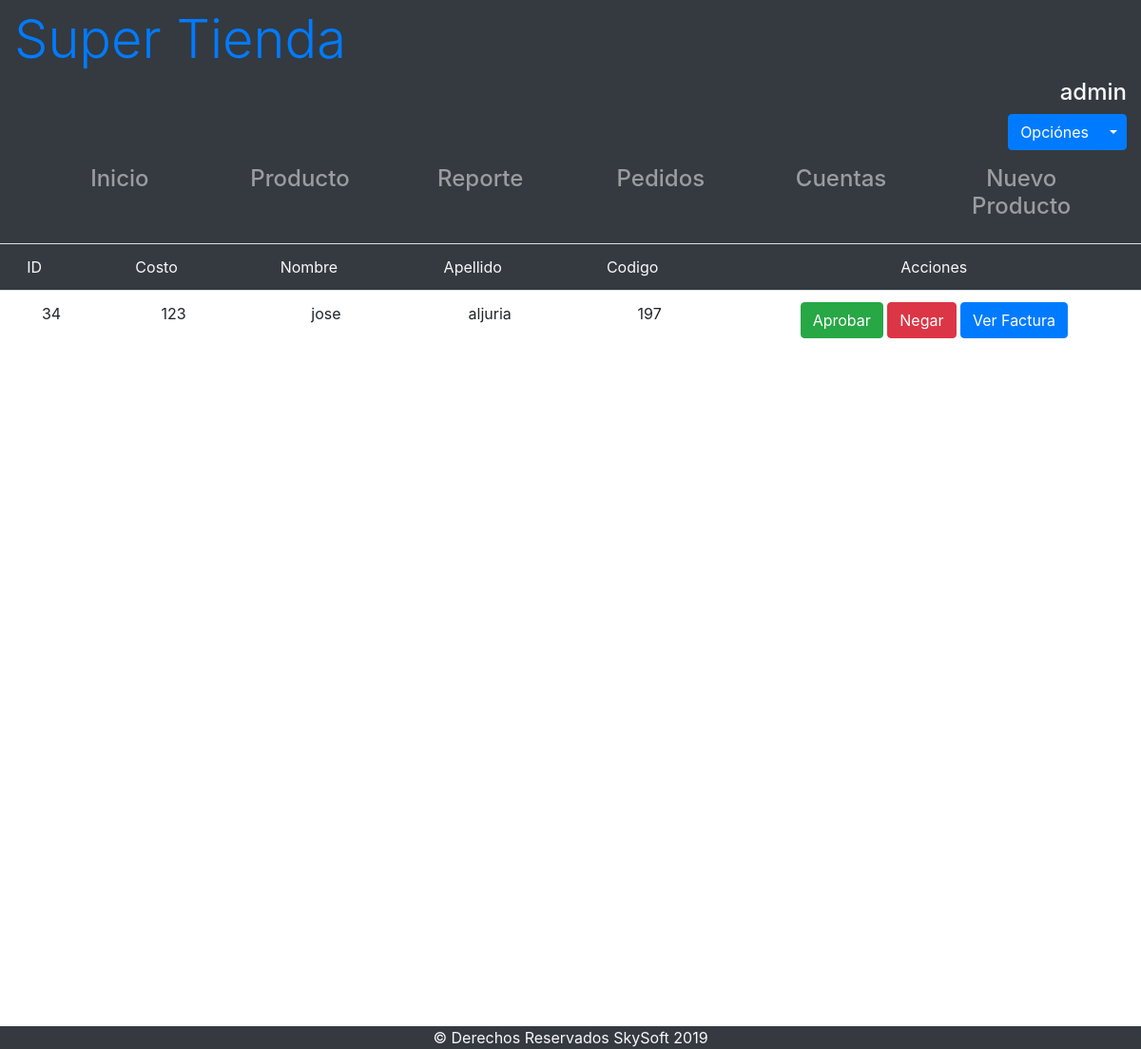
/pedidos.php (signed in), run on the app's committed database.
### tables this page shows
CREATE TABLE `pedido` (
  `idPedido` int(11) NOT NULL,
  `idProducto` text NOT NULL,
  `fechaRealizacion` timestamp NOT NULL DEFAULT CURRENT_TIMESTAMP ON UPDATE CURRENT_TIMESTAMP,
  `idCliente` int(11) NOT NULL,
  `estado` set('pendiente','aprobado','negado','') NOT NULL,
  `costo` double NOT NULL,
  `codigo` int(11) NOT NULL,
  `factura` varchar(255) NOT NULL
);

CREATE TABLE `cliente` (
  `idCliente` int(11) NOT NULL,
  `nombre` varchar(100) NOT NULL,
  `apellido` varchar(100) NOT NULL,
  `email` varchar(30) NOT NULL,
  `password` varchar(100) NOT NULL
);

### pedidos.php (the view, shortened to what this page needs)
<?php
if(!empty($_SESSION)){
?>
<!DOCTYPE html>
<html lang="en">
<head>
	<link rel="stylesheet" href="Bootstrap/css/bootstrap.min.css">
	<link rel="stylesheet" href="css/estilo.css">
</head>
<body id="bienvenida">
<?php include_once('include/encabezado.php'); ?>
<?php include_once('include/menus.php');?>
	<main class="">
		<section class="min-vh-100">
			<table class="table tabla-responsive table-hover text-center ">
				<tr class="bg-dark text-light">
					<td class="pr-5">ID</td>
					<td class="pr-5">Costo</td>
					<td class="pr-5">Nombre</td>
					<td class="pr-5">Apellido</td>
					<td class="pr-5">Codigo</td>
					<td colspan="2" class="text-center"> Acciones</td>
				</tr>
			<?php
				include_once('php/conexion.php');
				$query = "SELECT * FROM pedido WHERE estado != 'despachado' AND estado != 'negado'";
				$rsQuery = mysqli_query($conn, $query) or die(mysqli_error($conn));
				while($pedido = mysqli_fetch_array($rsQuery)){
					$idCliente = $pedido['idCliente'];
					$query2 = "SELECT nombre, apellido from cliente where idCliente = '$idCliente'";
					$rsQuery2 = mysqli_query($conn, $query2) or die(mysqli_error($conn));
					$cliente = mysqli_fetch_array($rsQuery2);
				?>
					<tr>
						<td ><?php echo $pedido['idPedido']; ?></td>
						<td><?php echo $pedido['costo'];?></td>
						<td><?php echo $cliente['nombre'];?></td>
						<td><?php echo $cliente['apellido'];?></td>
						<td><?php echo $pedido['codigo']; ?></td>
						<td>
							<?php
								if($pedido['estado'] === 'pendiente'){?>
							<button type="button" class="btn btn-success" onclick="aprobar(<?php  echo $pedido['idPedido'];?>)">Aprobar</button>
							<button type="button" class="btn btn-danger" onclick="negar(<?php  echo $pedido['idPedido'];?>)">Negar</button>
							<?php }else{ ?>
							<button type="button" class="btn btn-warning" onclick="despachar(<?php  echo $pedido['idPedido'];?>)">Despachar</button>
							<?php } ?>
							<a href="<?php echo $pedido['factura'] ?>" target="_blank"><button type="button" class="btn btn-primary">Ver Factura</button></a>
						</td>
					</tr>
				<?php
				}
				?>
			</table>
		</section>
	</main>
	<footer class="w-100 bg-dark text-light text-center mt-4">
		&copy; Derechos Reservados SkySoft 2019
	</footer>
</body>
</html>
<?php
}else{
	echo "Debe iniciar session";
}
?>

### include/encabezado.php (shortened to what this page needs)
<header class="bg-dark container-fluid h-25">
	<div class="d-flex-sm text-center text-md-left h-100" >
		<h1 class="py-2 display-4"><a href="index.php" class="text-decoration-none">Super Tienda</a></h1>
		<?php
		if(empty($_SESSION)){?>
		<div class="text-center text-md-right">
			<a href="login.html" class="align-self-center btn btn-outline-primary">Iniciar Sesión</a>
		</div>
		<?php }else{ ?>
		<div class="text-md-right">
			<p class="text-light h4"><?php echo $_SESSION['email'];?></p>
			<div class="btn-group">
						<button type="button" class="btn btn-primary">Opciónes</button>
						<button type="button" class="btn btn-primary dropdown-toggle dropdown-toggle-split" data-toggle="dropdown"></button>
				</div>
			</div>
		<?php } ?>
	</div>
</header>

### include/menus.php (shortened to what this page needs)
<?php
$menuCliente = Array('Inicio' => 'index.php', 'Producto' => 'productos.php?categoria=Todos&pagina=1', 'Carrito' => 'carritoCompra.php',);
$menuAdmin = Array('Inicio' => 'index.php', 'Producto' => 'productos.php?categoria=Todos&pagina=1', 'Reporte' => 'reportes.php', 'Pedidos' => 'pedidos.php', 'Cuentas' => 'cuentasAdmin.php', 'Nuevo Producto' => 'nuevoProducto.php',);
$menuVisitante = Array('Inicio' => 'index.php', 'Producto' => 'productos.php?categoria=Todos&pagina=1', 'Carrito' => 'carritoCompra.php',);
$menu = Array();
if(!empty($_SESSION['usuario'])){
	if($_SESSION['usuario'] === 'cliente'){
		$menu = $menuCliente;
	}else if($_SESSION['usuario'] === 'administrador'){
		$menu = $menuAdmin;
	}
}else{
	$menu = $menuVisitante;
}
?>
<nav class="navbar navbar-dark bg-dark navbar-expand-md">
		<div class="container-fluid">
			<div class="collapse navbar-collapse" id="menu-principal">
				<ol class="navbar-nav w-100">
					<?php
					foreach ($menu as $key => $value){
					?>
					<li class="nav-item h4 w-100 text-left text-md-center"><a href="<?php echo $menu[$key] ?>" class="nav-link"><?php echo $key?></a></li>
					<?php }?>
				</ol>
			</div>
		</div>
	</nav>

### css/estilo.css (style rules this page uses)
* { margin: 0; padding:0; }
h1 { margin-bottom: 0; }

### data on the page
pedido: idPedido "34", costo "123", idCliente.nombre "jose", idCliente.apellido "aljuria", codigo "197"

### other printed values
$_SESSION['email'] "admin"
$key "Inicio"
$key "Producto"
$key "Reporte"
$key "Pedidos"
$key "Cuentas"
$key "Nuevo Producto"
